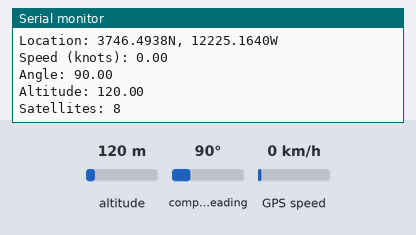
This sketch was run on a simulated Arduino Leonardo, built with avr-gcc and run on an emulated ATmega32U4. On the bench: the last lines printed to the serial monitor. The inputs (shaded band) are chosen by the test bench; at power-on: altitude 120 m, compass heading 90°, GPS speed 0 km/h. The GPS gets a fix after 3 s at 37.7749, -122.4194 with 8 satellites.

Above: at 7.2 s.
7.3 s: altitude set to 20 m
At 8.4 s:
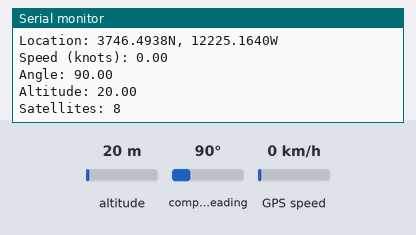
8.8 s: compass heading set to 7°
At 10.2 s:
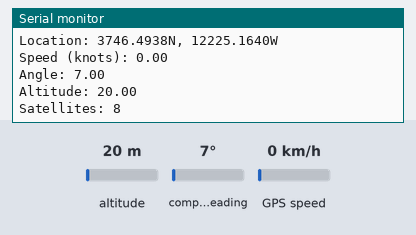
10.3 s: GPS speed set to 2 km/h
Timing chart, 0 to 13.3 s (numbered marks = the images above; inputs shaded):
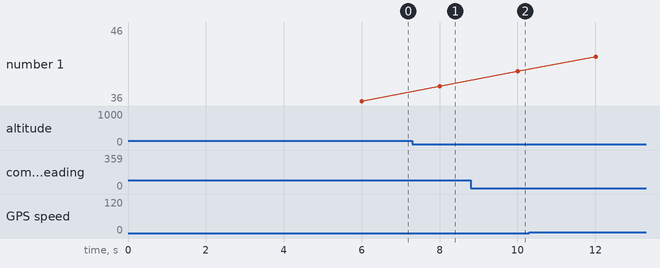

Measured:
- after the input at 7.3 s, the serial monitor: prints a new line after 0.71 s (image 1)
- after the input at 8.8 s, the serial monitor: prints a new line after 1.2 s (image 2)

The sketch:

display_data2.ino
```cpp
// Test code for Adafruit GPS modules using MTK3329/MTK3339 driver
//
// This code shows how to listen to the GPS module in an interrupt
// which allows the program to have more 'freedom' - just parse
// when a new NMEA sentence is available! Then access data when
// desired.
//
// Tested and works great with the Adafruit Ultimate GPS module
// using MTK33x9 chipset
//    ------> http://www.adafruit.com/products/746
// Pick one up today at the Adafruit electronics shop
// and help support open source hardware & software! -ada

//This code is intended for use with Arduino Leonardo and other ATmega32U4-based Arduinos

#include <Adafruit_GPS.h>
#include <SoftwareSerial.h>

#include <SPI.h>
#include <Wire.h>
#include <Adafruit_GFX.h>
#include <Adafruit_SSD1306.h>


// If using software SPI (the default case):
#define OLED_MOSI   4
#define OLED_CLK   5
#define OLED_DC    6
#define OLED_CS    7
#define OLED_RESET 8
Adafruit_SSD1306 display(OLED_MOSI, OLED_CLK, OLED_DC, OLED_RESET, OLED_CS);

// Connect the GPS Power pin to 5V
// Connect the GPS Ground pin to ground
// If using software serial (sketch example default):
//   Connect the GPS TX (transmit) pin to Digital 8
//   Connect the GPS RX (receive) pin to Digital 7
// If using hardware serial:
//   Connect the GPS TX (transmit) pin to Arduino RX1 (Digital 0)
//   Connect the GPS RX (receive) pin to matching TX1 (Digital 1)

// If using software serial, keep these lines enabled
// (you can change the pin numbers to match your wiring):
SoftwareSerial mySerial(7, 9);
Adafruit_GPS GPS(&mySerial);

// If using hardware serial, comment
// out the above two lines and enable these two lines instead:
//Adafruit_GPS GPS(&Serial);
//HardwareSerial mySerial = Serial;

// Set GPSECHO to 'false' to turn off echoing the GPS data to the Serial console
// Set to 'true' if you want to debug and listen to the raw GPS sentences
#define GPSECHO  true

void setup()
{

  // connect at 115200 so we can read the GPS fast enough and echo without dropping chars
  // also spit it out
  Serial.begin(115200);
  delay(5000);
  Serial.println("Adafruit GPS library basic test!");

  // 9600 NMEA is the default baud rate for Adafruit MTK GPS's- some use 4800
  GPS.begin(9600);

  // uncomment this line to turn on RMC (recommended minimum) and GGA (fix data) including altitude
  GPS.sendCommand(PMTK_SET_NMEA_OUTPUT_RMCGGA);
  // uncomment this line to turn on only the "minimum recommended" data
  //GPS.sendCommand(PMTK_SET_NMEA_OUTPUT_RMCONLY);
  // For parsing data, we don't suggest using anything but either RMC only or RMC+GGA since
  // the parser doesn't care about other sentences at this time

  // Set the update rate
  GPS.sendCommand(PMTK_SET_NMEA_UPDATE_1HZ);   // 1 Hz update rate
  // For the parsing code to work nicely and have time to sort thru the data, and
  // print it out we don't suggest using anything higher than 1 Hz

  // Request updates on antenna status, comment out to keep quiet
  GPS.sendCommand(PGCMD_ANTENNA);

  delay(1000);
  // Ask for firmware version
  mySerial.println(PMTK_Q_RELEASE);
}

uint32_t timer = millis();
void loop()                     // run over and over again
{
  char c = GPS.read();
  // if you want to debug, this is a good time to do it!
  if ((c) && (GPSECHO))
    Serial.write(c);

  // if a sentence is received, we can check the checksum, parse it...
  if (GPS.newNMEAreceived()) {
    // a tricky thing here is if we print the NMEA sentence, or data
    // we end up not listening and catching other sentences!
    // so be very wary if using OUTPUT_ALLDATA and trytng to print out data
    //Serial.println(GPS.lastNMEA());   // this also sets the newNMEAreceived() flag to false

    if (!GPS.parse(GPS.lastNMEA()))   // this also sets the newNMEAreceived() flag to false
      return;  // we can fail to parse a sentence in which case we should just wait for another
  }

  // if millis() or timer wraps around, we'll just reset it
  if (timer > millis())  timer = millis();

  // approximately every 2 seconds or so, print out the current stats
  if (millis() - timer > 2000) {
    timer = millis(); // reset the timer

    Serial.print("\nTime: ");
    Serial.print(GPS.hour, DEC); Serial.print(':');
    Serial.print(GPS.minute, DEC); Serial.print(':');
    Serial.print(GPS.seconds, DEC); Serial.print('.');
    Serial.println(GPS.milliseconds);
    Serial.print("Date: ");
    Serial.print(GPS.day, DEC); Serial.print('/');
    Serial.print(GPS.month, DEC); Serial.print("/20");
    Serial.println(GPS.year, DEC);
    Serial.print("Fix: "); Serial.print((int)GPS.fix);
    Serial.print(" quality: "); Serial.println((int)GPS.fixquality);
    if (GPS.fix) {
      Serial.print("Location: ");
      Serial.print(GPS.latitude, 4); Serial.print(GPS.lat);
      Serial.print(", ");
      Serial.print(GPS.longitude, 4); Serial.println(GPS.lon);

      Serial.print("Speed (knots): "); Serial.println(GPS.speed);
      Serial.print("Angle: "); Serial.println(GPS.angle);
      Serial.print("Altitude: "); Serial.println(GPS.altitude);
      Serial.print("Satellites: "); Serial.println((int)GPS.satellites);
    }
  }
}
```
